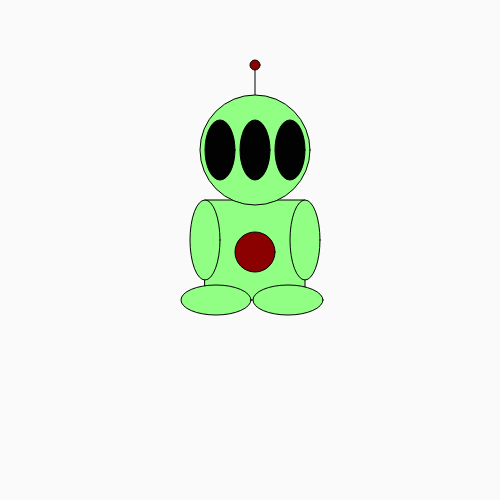
Frame 1 (no input)
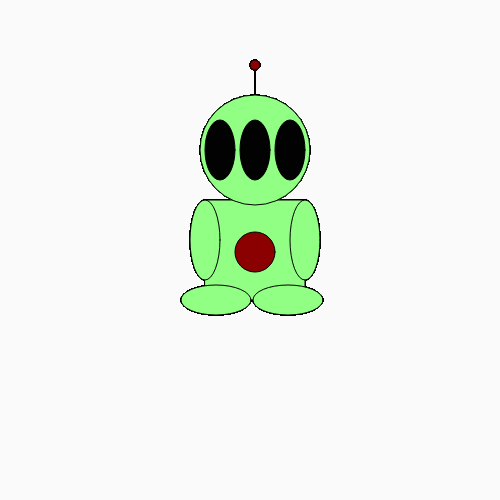
Frame 60 (no input)
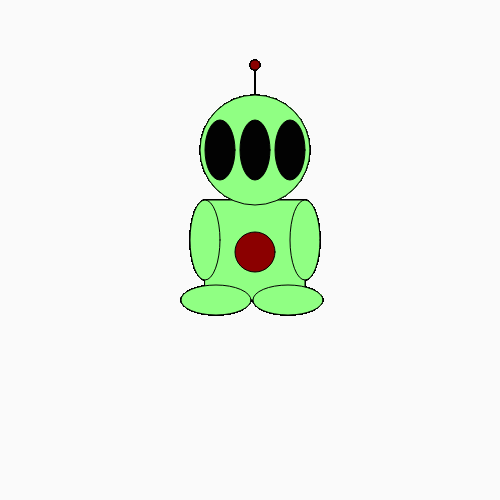
Frame 120 (the mouse pressed at the canvas centre since frame 60)

The p5.js sketch that drew these frames (run headless with seeded random() and noise() and a simulated clock; from frame 60 on, the mouse is pressed at the canvas centre):

// p5.js sketch
// ── sketch.js
function setup() {
  createCanvas(500, 500);
  background(250);
}

function draw() {
  //antena
  fill(139, 0, 0);
  line(255, 95, 255, 65);
  circle(255, 65, 10);
  //body
  fill(144, 255, 131);
  rect(205, 200, 100, 100);
  //head
  fill(144, 255, 131);
  circle(255, 150, 110);
  //eyes
  fill(2, 2, 2);
  ellipse(220, 150, 30, 60);
  ellipse(255, 150, 30, 60);
  ellipse(290, 150, 30, 60);
  //feet
  fill(144, 255, 131);
  ellipse(216, 300, 70, 30);
  ellipse(288, 300, 70, 30);

  //arms
  fill(144, 255, 131);
  ellipse(205, 240, 30, 80);
  ellipse(305, 240, 30, 80);
  
  //circle
  fill(139, 0, 0);
  circle(255, 252, 40);
}
